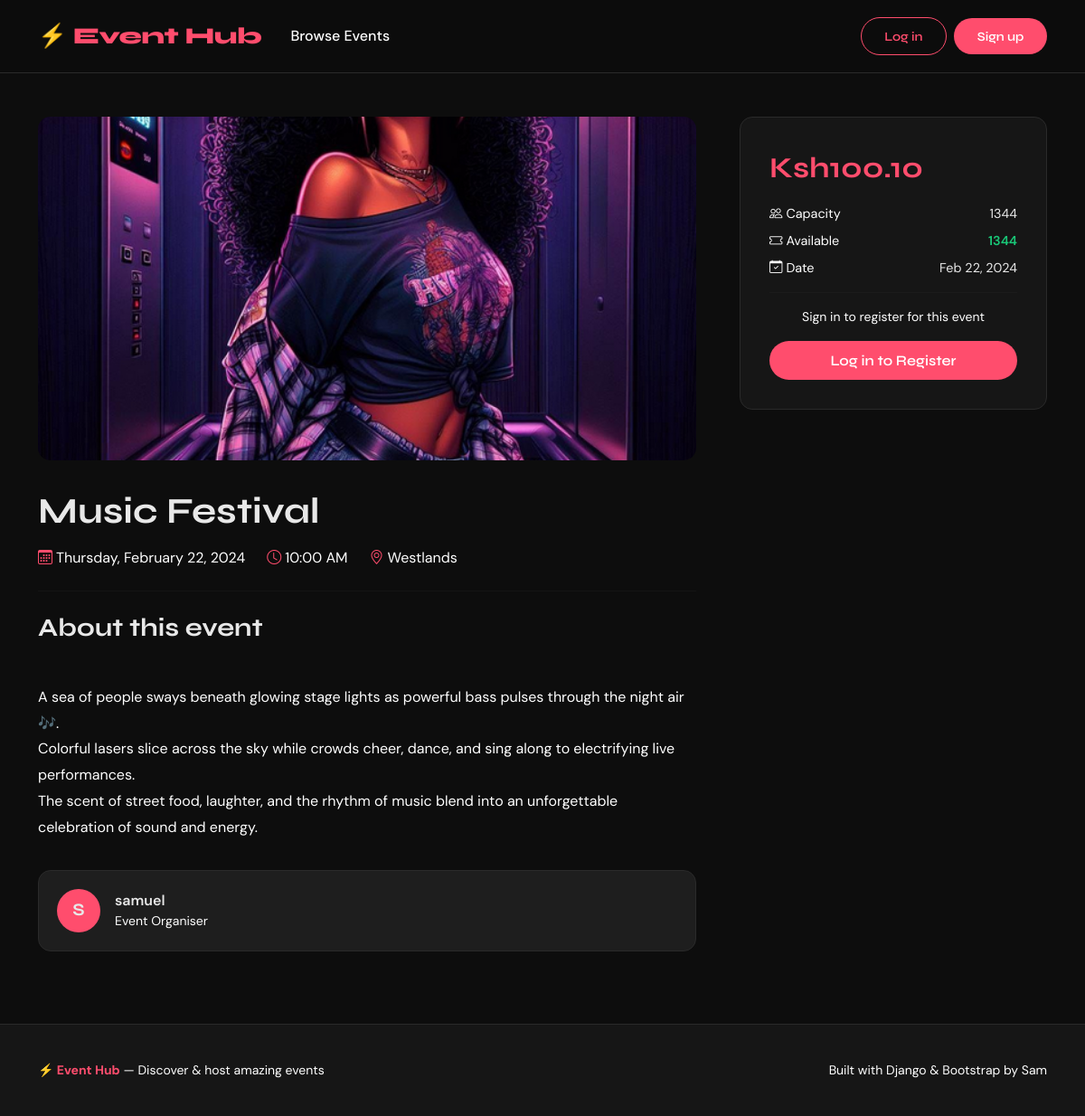
The app's page /events/1/ with its own data.
### events/models.py (models this page shows, shortened)
class Event(models.Model):
    title       = models.CharField(max_length=200)
    description = models.TextField()
    category    = models.ForeignKey(Category, on_delete=models.SET_NULL, null=True, blank=True)
    date     = models.DateTimeField()
    location = models.CharField(max_length=300)
    image = models.ImageField(upload_to='events/', blank=True, null=True)
    price    = models.DecimalField(max_digits=8, decimal_places=2, default=0.00)
    capacity = models.PositiveIntegerField(default=100)
    organizer  = models.ForeignKey(User, on_delete=models.CASCADE, related_name='my_events')
    created_at = models.DateTimeField(auto_now_add=True)
    updated_at = models.DateTimeField(auto_now=True)
    is_published = models.BooleanField(default=True)
    def spots_left(self):
        booked = self.registrations.count()
        return self.capacity - booked
    def is_full(self):
        return self.spots_left() <= 0
    class Meta:
        ordering = ['date']   # Newest dates first

### events/views.py (the view)
# urls.py: path('events/<int:pk>/',views.event_detail,name='event_detail'),
def event_detail(request, pk):
    event = get_object_or_404(Event, pk=pk, is_published=True)
    already_registered = False
    if request.user.is_authenticated:
        already_registered = Registration.objects.filter(
            event=event, user=request.user
        ).exists()
    return render(request, 'events/event_detail.html', {
        'event':              event,
        'already_registered': already_registered,
    })

### events/templates/events/event_detail.html (shortened to what this page needs)
{% extends "base.html" %}
{% block content %}
<div class="container my-5">
  <div class="row g-5">
    <div class="col-lg-8">
      {% if event.image %}
        <img src="{{ event.image.url }}" alt="{{ event.title }}"
             style="width:100%; height:380px; object-fit:cover; border-radius:var(--radius); margin-bottom:2rem;">
      {% else %}
        <div class="img-placeholder" style="height:380px; border-radius:var(--radius); margin-bottom:2rem; font-size:5rem;">
          <i class="bi bi-calendar-event"></i>
        </div>
      {% endif %}
      <h1 style="font-size:2.5rem; margin-bottom:1rem;">{{ event.title }}</h1>
      <div class="d-flex flex-wrap gap-4 mb-4" style="color:var(--muted);">
        <span><i class="bi bi-calendar3 me-1" style="color:var(--brand);"></i>{{ event.date|date:"l, F j, Y" }}</span>
        <span><i class="bi bi-clock me-1"    style="color:var(--brand);"></i>{{ event.date|date:"g:i A" }}</span>
        <span><i class="bi bi-geo-alt me-1"  style="color:var(--brand);"></i>{{ event.location }}</span>
      </div>
      <hr>
      <h3 style="margin:1.5rem 0 1rem;">About this event</h3>
      <div style="color:var(--muted); line-height:1.8; white-space:pre-line;">
        {{ event.description }}
      </div>
      <div style="
        background:var(--surface); border:1px solid var(--border);
        border-radius:var(--radius); padding:1.25rem; margin-top:2rem;
      ">
        <div class="d-flex align-items-center gap-3">
          <div style="
            width:48px; height:48px; border-radius:50%;
            background:var(--brand); display:flex; align-items:center; justify-content:center;
            font-family:'Syne',sans-serif; font-weight:700; font-size:1.2rem;
          ">
            {{ event.organizer.username|first|upper }}
          </div>
          <div>
            <div style="font-weight:600;">{{ event.organizer.get_full_name|default:event.organizer.username }}</div>
            <div style="color:var(--muted); font-size:.875rem;">Event Organiser</div>
          </div>
        </div>
      </div>
    </div>
    <div class="col-lg-4">
      <div style="
        background:var(--card-bg); border:1px solid var(--border);
        border-radius:var(--radius); padding:2rem; position:sticky; top:90px;
      ">
        <div class="price-tag mb-3" style="font-size:2rem;">
          {% if event.price == 0 %}Free{% else %}Ksh{{ event.price }}{% endif %}
        </div>
        <div class="mb-3" style="color:var(--muted); font-size:.9rem;">
          <div class="d-flex justify-content-between mb-2">
            <span><i class="bi bi-people me-1"></i>Capacity</span>
            <span style="color:var(--text);">{{ event.capacity }}</span>
          </div>
          <div class="d-flex justify-content-between mb-2">
            <span><i class="bi bi-ticket me-1"></i>Available</span>
            <span style="color:{% if event.is_full %}#FF6B6B{% else %}#19C878{% endif %}; font-weight:600;">
              {% if event.is_full %}Sold Out{% else %}{{ event.spots_left }}{% endif %}
            </span>
          </div>
          <div class="d-flex justify-content-between">
            <span><i class="bi bi-calendar-check me-1"></i>Date</span>
            <span style="color:var(--text);">{{ event.date|date:"M d, Y" }}</span>
          </div>
        </div>
        <hr>
        {% if user.is_authenticated %}
          {% if already_registered %}
            <div class="alert alert-success text-center mb-3">
              <i class="bi bi-check-circle-fill me-1"></i> You're registered!
            </div>
            <a href="{% url 'my_tickets' %}" class="btn btn-outline-brand w-100">View My Tickets</a>
          {% elif event.is_full %}
            <button class="btn w-100" disabled style="background:var(--surface); color:var(--muted); border-radius:50px;">
              Sold Out
            </button>
          {% else %}
            <a href="{% url 'event_register' event.pk %}" class="btn btn-brand w-100" style="padding:.8rem;">
              <i class="bi bi-ticket me-1"></i> Register Now
            </a>
          {% endif %}
          {% if user == event.organizer %}
            <hr>
            <div class="d-flex gap-2 mt-3">
              <a href="{% url 'event_edit' event.pk %}" class="btn btn-outline-brand btn-sm flex-fill">
                <i class="bi bi-pencil me-1"></i>Edit
              </a>
              <a href="{% url 'event_delete' event.pk %}" class="btn btn-sm flex-fill"
                 style="background:rgba(255,77,109,0.1); color:var(--brand); border:1px solid rgba(255,77,109,0.3); border-radius:50px;">
                <i class="bi bi-trash me-1"></i>Delete
              </a>
            </div>
          {% endif %}
        {% else %}
          <p style="color:var(--muted); font-size:.875rem; text-align:center; margin-bottom:1rem;">
            Sign in to register for this event
          </p>
          <a href="{% url 'login' %}?next={{ request.path }}" class="btn btn-brand w-100">
            Log in to Register
          </a>
        {% endif %}
      </div>
    </div>
  </div>
</div>
{% endblock %}

### templates/base.html (style rules this page uses)
:root { --brand: #FF4D6D; --brand-dark: #C9184A; --dark: #0D0D0D; --card-bg: #161616; --surface: #1E1E1E; --border: #2A2A2A; --text: #E8E8E8; --muted: white; --radius: 14px; }
* { box-sizing: border-box; margin: 0; padding: 0; }
body { background: var(--dark); color: var(--text); font-family: 'DM Sans', sans-serif; min-height: 100vh; }
h1, h2, h3, h4, h5, h6 { font-family: 'Syne', sans-serif; font-weight: 700; }
.btn-brand { background: var(--brand); color: #fff; border: none; border-radius: 50px; padding: 0.6rem 1.6rem; font-weight: 600; font-family: 'Syne', sans-serif; transition: background 0.2s, transform 0.15s; }
.price-tag { font-family: 'Syne', sans-serif; font-size: 1.3rem; font-weight: 700; color: var(--brand); }
hr { border-color: var(--border); }
a { color: var(--brand); text-decoration: none; }

### records on screen
Event: image (picture), title "Music Festival", date "Thursday, February 22, 2024", date "10:00 AM", location "Westlands", description "A sea of people sways beneath glowing stage lights as powerful bass pulses through the night air 🎶. Colorful lasers slice across the sky while crowds cheer, dance, and sing along to electrifying live performances. The scent of street food, laughter, and the rhythm of music blend into an unforgettable celebration of sound and energy.", organizer.username|first "S", organizer.get_full_name "samuel", price "100.10", capacity "1344", spots_left "1344", date "Feb 22, 2024"
